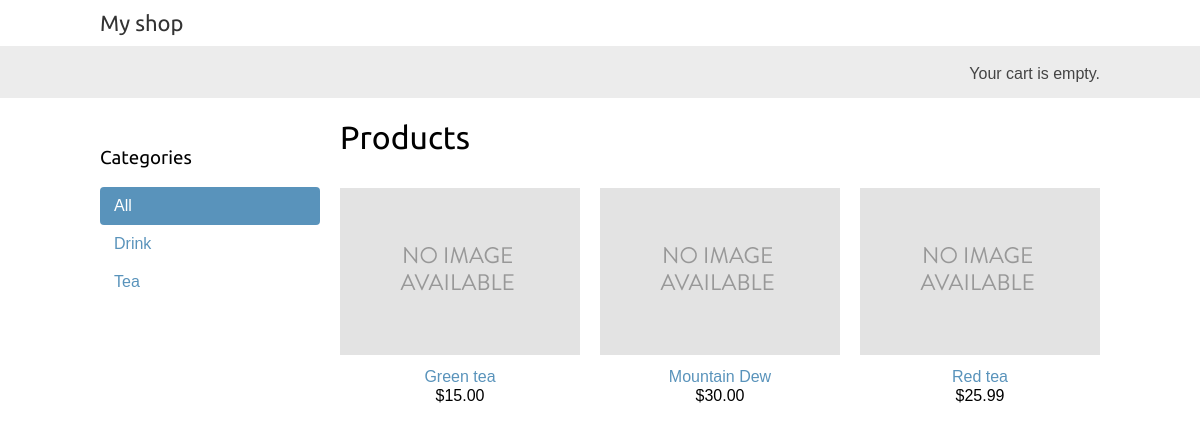
The page / on the database its author committed.
### shop/models.py (models this page shows, shortened)
class Category(models.Model):
    name = models.CharField(max_length=250, db_index=True)
    slug = models.SlugField(max_length=250, unique=True)
    class Meta:
        ordering = ('name',)
        verbose_name = 'category'
        verbose_name_plural = 'categories'
    def get_absolute_url(self):
        return reverse('shop:product_list_by_category', args=[self.slug])

class Product(models.Model):
    category = models.ForeignKey(
        Category, related_name='products', on_delete=models.CASCADE)
    name = models.CharField(max_length=250, db_index=True)
    slug = models.SlugField(max_length=250, db_index=True)
    image = models.ImageField(upload_to='products/%Y/%m/%d', blank=True)
    description = models.TextField(blank=True)
    price = models.DecimalField(max_digits=10, decimal_places=2)
    available = models.BooleanField(default=True)
    created = models.DateTimeField(auto_now_add=True)
    updated = models.DateTimeField(auto_now=True)
    class Meta:
        ordering = ('name',)
        index_together = (('id', 'slug'),)
    def get_absolute_url(self):
        return reverse('shop:product_detail', args=[self.id, self.slug])

### shop/views.py (the view)
# urls.py: path('', views.product_list, name='product_list'),
def product_list(request, category_slug=None):
    category = None
    categories = Category.objects.all()
    products = Product.objects.filter(available=True)
    if category_slug:
        category = get_object_or_404(Category, slug=category_slug)
        products = Product.objects.filter(category=category)
    return render(request, 'shop/product/list.html', {'category': category,
                                                      'categories': categories, 'products': products})

### cart/cart.py (called while the page is built)
    def __len__(self):
        return sum(item['quantity'] for item in self.cart.values())

### cart/context_processors.py (called while the page is built)
def cart(request):
    return {'cart': Cart(request)}

### shop/templates/shop/product/list.html (shortened to what this page needs)
{% extends 'shop/base.html' %}
{% load static %}
{% block content %}
<div id="sidebar">
    <h3>Categories</h3>
    <ul>
        <li {% if not category %}class="selected"{% endif %}>
            <a href="{% url 'shop:product_list' %}">All</a>
        </li>
        {% for c in categories %}
        <li >
        <a href="{{ c.get_absolute_url }}">{{ c.name }}</a>
    </li>
    {% endfor %}
</ul>
</div>
<div class="product-list" id="main">
    <h1>{% if category %}{{category.name}}{% else %}Products{% endif %}</h1>
    {% for product in products %}
    <div class="item">
        <a href="{{ product.get_absolute_url }}">
        <img src="{% if product.image %}{{ product.image.url }}{% else %}{% static 'img/no_image.png' %}{% endif %}">
    </a>
    <a href="{{ product.get_absolute_url }}">{{ product.name }}</a>
    <br>
    ${{ product.price }}
    </div>
    {% endfor %}
</div>
{% endblock %}

### shop/templates/shop/base.html (shortened to what this page needs)
{% load static %}
<!DOCTYPE html>
<html lang="en">
<head>
    <link rel="stylesheet" href="{% static 'css/base.css' %}">
</head>
<body>
    <div id="header">
        <a href="/" class="logo">My shop</a>
    </div>
    <div id="subheader">
        <div class="cart">
            {% with total_items=cart|length %}
            {% if total_items > 0 %}
            Your cart:
            <a href="{% url 'cart:cart_detail' %}">
                {{total_items}} item{{total_items|pluralize}},
                ${{cart.get_total_price}}
            </a>
            {% else %}
            Your cart is empty.
            {% endif %}
            {% endwith %}
        </div>
    </div>
    <div id="content">
        {% block content %}
        {% endblock %}
    </div>
</body>
</html>

### shop/static/css/base.css (style rules this page uses)
body { margin: 0; padding: 0; font-family: helvetica, sans-serif; }
h1, h2, h3, h4, h5, h6 { font-family: "Ubuntu", sans-serif; font-weight: normal; }
a { text-decoration: none; color: #5993bb; }
#header { padding: 10px 100px; font-size: 18px; overflow: auto; }
#subheader { background: #ececec; color: #444; padding: 15px 100px; overflow: auto; }
#header .logo { font-family: "Ubuntu", sans-serif; float: left; color: #333; font-size: 22px; margin-right: 10%; }
#subheader .cart { float: right; padding-top: 4px; }
#content { padding: 0 100px; overflow: hidden; }
#sidebar { width: 220px; padding: 30px 20px 0 0; float: left; }
#sidebar ul { margin: 0; padding: 0; }
#sidebar ul li { margin: 0; list-style: none; padding: 10px 14px; }
#sidebar ul li a { display: block; }
#sidebar ul li.selected { background: #5993bb; border-radius: 4px; }
#sidebar ul li.selected a { color: #fff; }
#main { float: left; width: 96%; margin-right: -220px; overflow: hidden; }
.product-list .item { width: 25%; padding: 10px 20px 10px 0; float: left; text-align: center; line-height: 1.2; }
.product-list .item img { width: 100%; margin-bottom: 8px; }

### rows shown on the page
Category: name "Drink"
Category: name "Tea"
Product: name "Green tea", price "15.00"
Product: name "Mountain Dew", price "30.00"
Product: name "Red tea", price "25.99"
